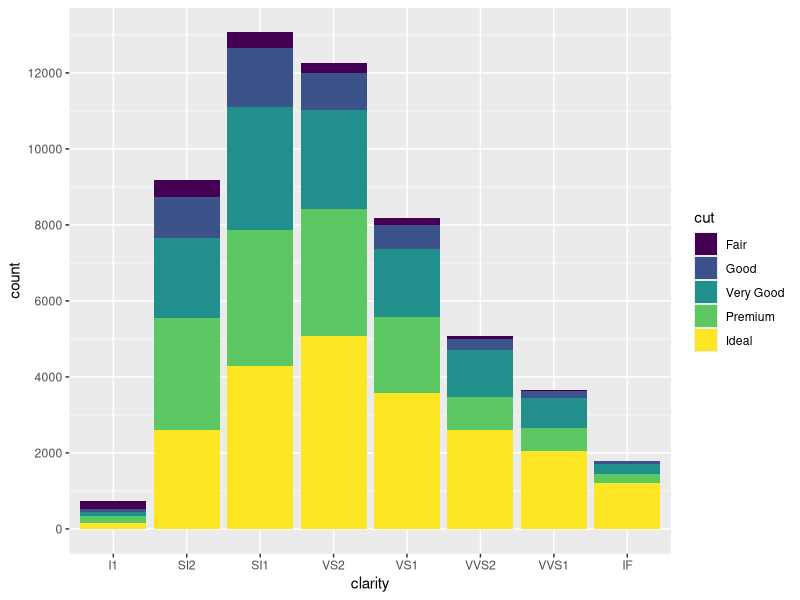
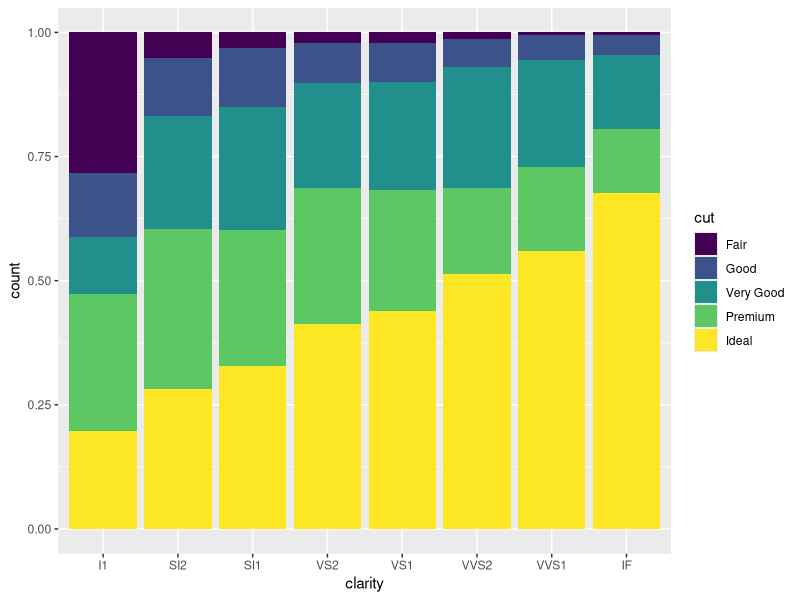
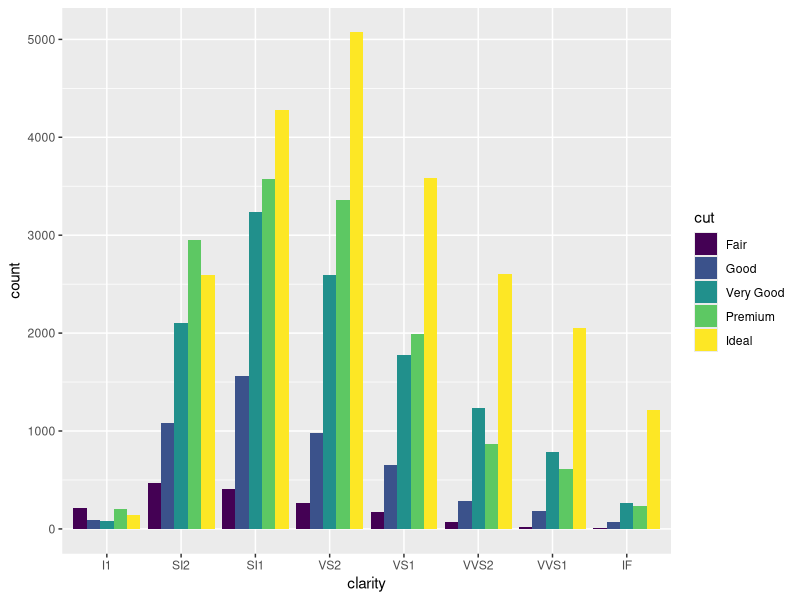

Reproduce these figures in R, in order.
library(ggplot2)
library(base)
head(diamonds) 
## this homework use varables of 'cut' and 'clarity'
p1 <- ggplot(diamonds, aes(clarity))
## plot bar with position adjustment of fill
p2 <- p1 + geom_bar(aes(y=..count.., fill=cut), binwidth=0.1, position='fill')
## plot bar with position adjustment of stack
p3 <- p1 + geom_bar(aes(y=..count.., fill=cut), binwidth=0.1, position='stack') +
	scale_y_continuous(breaks=seq(0, 14000, 2000))
## plot bar with position of adjustment dodge
p4 <- p1 + geom_bar(aes(y=..count.., fill=cut), binwidth=0.1, position='dodge')

p3
p2
p4
